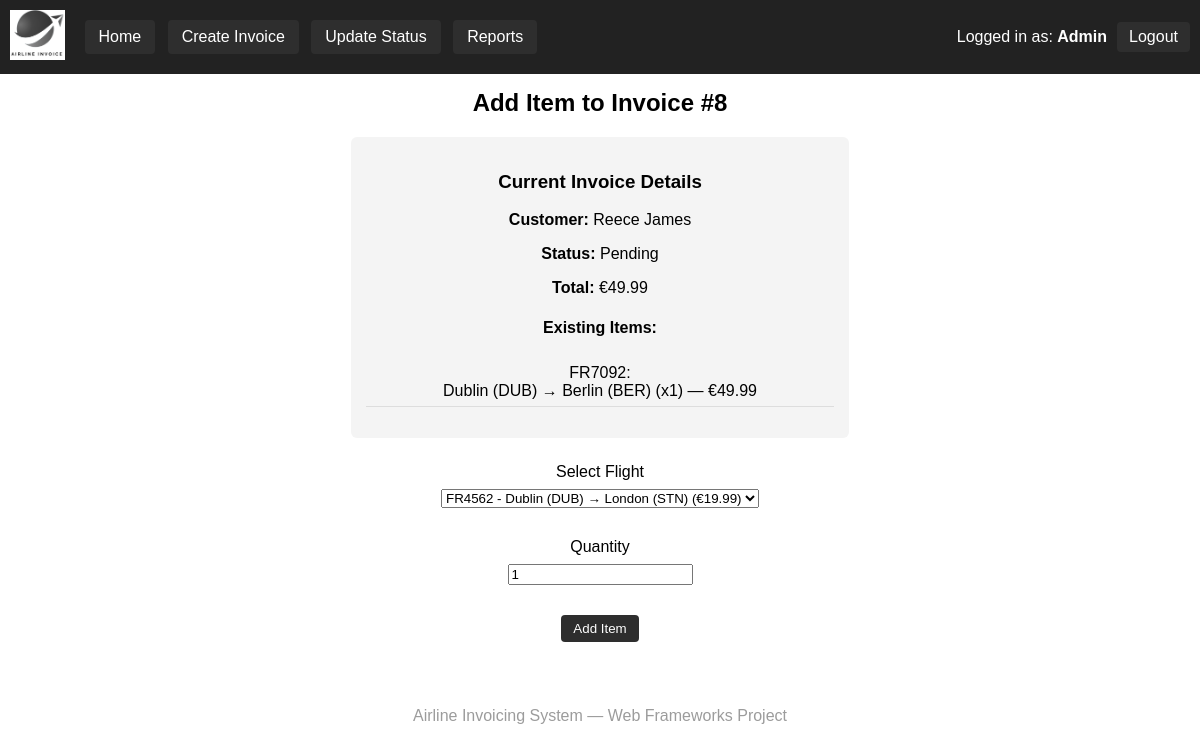
The app's page /invoices/8/add-item/ (signed in) with its own data.
### polls/models.py (models this page shows, shortened)
class Invoice(models.Model):
    customer = models.ForeignKey(Customer, on_delete=models.CASCADE)
    created_by = models.ForeignKey(User, on_delete=models.CASCADE)
    date = models.DateField(auto_now_add=True)
    status = models.CharField(max_length=20, default="Pending")
    total = models.DecimalField(max_digits=10, decimal_places=2, default=0)

class Customer(models.Model):
    name = models.CharField(max_length=100)
    email = models.EmailField()

class InvoiceItem(models.Model):
    invoice = models.ForeignKey(Invoice, on_delete=models.CASCADE)
    flight = models.ForeignKey(Flight, on_delete=models.CASCADE)
    quantity = models.PositiveIntegerField(default=1)
    line_total = models.DecimalField(max_digits=10, decimal_places=2)

class Flight(models.Model):
    flight_number = models.CharField(max_length=20)
    origin = models.CharField(max_length=100)
    destination = models.CharField(max_length=100)
    departure_time = models.DateTimeField()
    base_price = models.DecimalField(max_digits=10, decimal_places=2)

### polls/views.py (the view, shortened to what this page needs)
# urls.py: path('invoices/<int:invoice_id>/add-item/', views.add_invoice_item, name='add_invoice_item'),
@login_required
def add_invoice_item(request, invoice_id):
    if not user_has_role(request.user, 'SalesAgent'):
        return render(request, 'no_permission.html')
    invoice = get_object_or_404(Invoice, id=invoice_id)
    flights = Flight.objects.all()
    return render(request, 'add_invoice_item.html', {
        'invoice': invoice,
        'flights': flights
    })

### polls/views.py (called while the page is built)
def user_has_role(user, role_name):
    if user.username == "Admin":
        return True
    return hasattr(user, 'userprofile') and user.userprofile.role == role_name

### polls/templates/add_invoice_item.html (shortened to what this page needs)
{% extends 'base.html' %}
{% block content %}
<h2>Add Item to Invoice #{{ invoice.id }}</h2>
<div style="margin-bottom:20px; padding:15px; background:#f4f4f4; border-radius:6px; width:40%; margin:auto;">
    <h3>Current Invoice Details</h3>
    <p><strong>Customer:</strong> {{ invoice.customer.name }}</p>
    <p><strong>Status:</strong> {{ invoice.status }}</p>
    <p><strong>Total:</strong> €{{ invoice.total }}</p>
    <h4>Existing Items:</h4>
    {% if invoice.invoiceitem_set.all %}
        <ul style="list-style:none; padding:0;">
            {% for item in invoice.invoiceitem_set.all %}
                <li style="padding:6px 0; border-bottom:1px solid #ddd;">
                    {{ item.flight.flight_number }}: <br>
                    {{ item.flight.origin }} → {{ item.flight.destination }}
                    (x{{ item.quantity }}) — €{{ item.line_total }}
                </li>
            {% endfor %}
        </ul>
    {% endif %}
</div>
<form method="POST" style="margin-top:25px;">
    <div>
        <label>Select Flight</label><br>
        <select name="flight">
            {% for flight in flights %}
            <option value="{{ flight.id }}">
                {{ flight.flight_number }} - {{ flight.origin }} → {{ flight.destination }} (€{{ flight.base_price }})
            </option>
            {% endfor %}
        </select>
    </div>
    <br>
    <div>
        <label>Quantity</label><br>
        <input type="number" name="quantity" value="1" min="1">
    </div>
    <br>
    <button class="btn">Add Item</button>
</form>
{% endblock %}

### polls/templates/base.html (shortened to what this page needs)
{% load static %}
<!DOCTYPE html>
<html>
<head>
</head>
<body>
<header>
    <div style="display:flex; align-items:center; gap:20px;">
        <a href="{% url 'invoice_list' %}">
            <img src="{% static 'polls/images/airline.logo.png' %}"
                 alt="Airline Logo"
                 style="height:50px; width:auto;">
        </a>
        <nav>
            {% if user.is_authenticated %}
                {% if user.username == "Admin" %}
                    <a href="{% url 'invoice_list' %}">Home</a>
                    <a href="{% url 'create_invoice' %}">Create Invoice</a>
                    <a href="{% url 'invoice_list' %}">Update Status</a>
                    <a href="{% url 'customer_report' %}">Reports</a>
                {% endif %}
            {% endif %}
        </nav>
    </div>
    {% if user.is_authenticated %}
    <div class="right-side">
        <span>Logged in as: <strong>{{ user.username }}</strong></span>
        <a href="{% url 'logout' %}" class="btn">Logout</a>
    </div>
    {% endif %}
</header>
<div class="container">
    {% block content %}{% endblock %}
</div>
<footer>
    Airline Invoicing System — Web Frameworks Project
</footer>
</body>
</html>

### polls/templates/base.html (style rules this page uses)
body { font-family: Arial; margin: 0; padding: 0; text-align: center; }
header { background: #222; color: white; padding: 10px; display: flex; justify-content: space-between; align-items: center; }
nav a { color: white; background: #2e2e2e; padding: 8px 14px; border-radius: 4px; margin-right: 8px; display: inline-block; text-decoration: none; }
.right-side { display: flex; align-items: center; gap: 10px; border-radius: 4px; }
.container { padding: 15px; }
h1, h2 { margin-top: 0; }
.btn { padding: 6px 12px; background: #2e2e2e; color: white; text-decoration: none; border: none; cursor: pointer; border-radius: 4px; }
form { margin-top: 20px; }
input, select { margin-top: 8px; margin-bottom: 12px; }
footer { margin-top: 40px; padding: 10px; color: #9c9c9c; }

### records on screen
Invoice: id "8", customer.name "Reece James", status "Pending", total "49.99"
InvoiceItem: flight.flight_number "FR7092", flight.origin "Dublin (DUB)", flight.destination "Berlin (BER)", quantity "1", line_total "49.99"

### other values on screen
{{ user.username }} "Admin"
form field flight "FR4562 - Dublin (DUB) → London (STN) (€19.99)"
